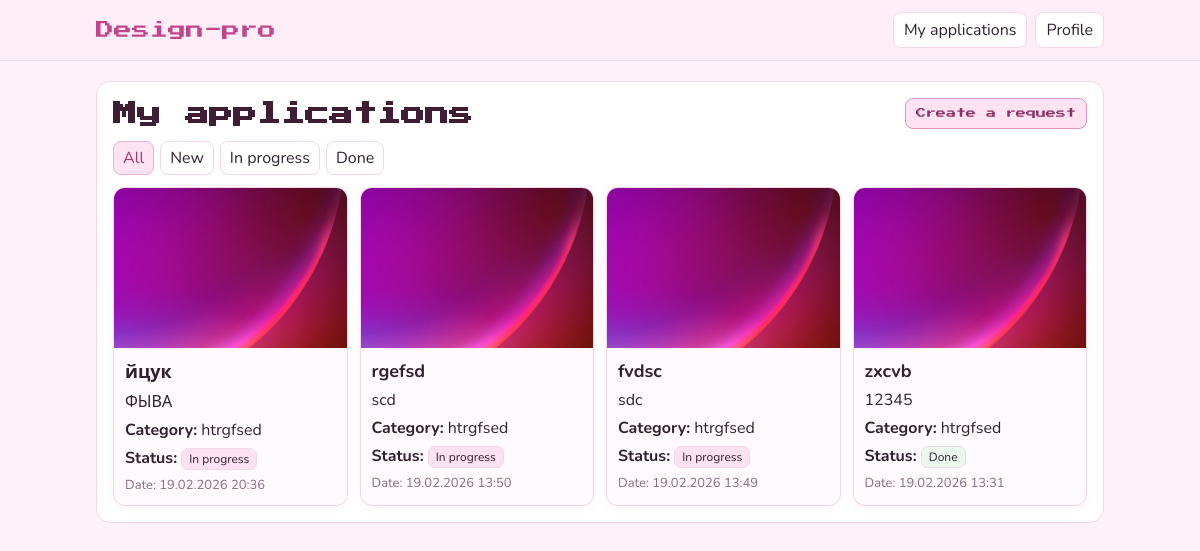
/my-requests/ (signed in), run on the app's committed database.
### main/models.py (models this page shows, shortened)
class DesignRequest(models.Model):
    class Status(models.TextChoices):
        NEW = 'new', 'New'
        IN_PROGRESS = 'in_progress', 'In Progress'
        DONE = 'done', 'Done'
    user = models.ForeignKey(
        settings.AUTH_USER_MODEL,
        on_delete=models.CASCADE,
        verbose_name='User'
    )
    title = models.CharField('Name', max_length=200)
    description = models.TextField('Description')
    category = models.ForeignKey(
        Category,
        on_delete=models.CASCADE,
        verbose_name='Category'
    )
    photo = models.ImageField(
        'Photo of the room / plan',
        upload_to='design_requests/photos/',
        validators=[validate_image_size, validate_image_extension]
    )
    result_image = models.ImageField(
        'Photo of the completed work',
        upload_to='design_requests/results/',
        blank=True,
        null=True
    )
    admin_comment = models.TextField(
        'Administrators comment',
        blank=True,
        null=True
    )
    status = models.CharField(
        max_length=20,
        choices=Status.choices,
        default=Status.NEW,
        verbose_name='Status'
    )
    created_at = models.DateTimeField(
        'Creation date',
        auto_now_add=True
    )
    class Meta:
        ordering = ['-created_at']
        verbose_name = 'Design request'
        verbose_name_plural = 'Design requests'

class Category(models.Model):
    name = models.CharField(
        'Category name',
        max_length=100,
        unique=True
    )
    class Meta:
        verbose_name = 'Category'
        verbose_name_plural = 'Categories'

### main/views.py (the view)
# urls.py: path('my-requests/', views.my_requests, name='my_requests'),
@login_required
def my_requests(request):
    status_filter = request.GET.get('status')
    requests = DesignRequest.objects.filter(user=request.user)
    if status_filter:
        requests = requests.filter(status=status_filter)
    return render(request, 'main/my_requests.html', {
        'requests': requests,
        'status_filter': status_filter
    })

### main/templates/main/my_requests.html (shortened to what this page needs)
{% extends 'main/base.html' %}
{% block content %}
<section class="card wide">
  <header class="head split">
    <h1>My applications</h1>
    <a class="btn b1" href="{% url 'create' %}">Create a request</a>
  </header>
  <div class="filt">
    <a class="tag {% if not status_filter %}on{% endif %}" href="{% url 'my_requests' %}">All</a>
    <a class="tag {% if status_filter == 'new' %}on{% endif %}" href="{% url 'my_requests' %}?status=new">New</a>
    <a class="tag {% if status_filter == 'in_progress' %}on{% endif %}" href="{% url 'my_requests' %}?status=in_progress">In progress</a>
    <a class="tag {% if status_filter == 'done' %}on{% endif %}" href="{% url 'my_requests' %}?status=done">Done</a>
  </div>
  {% if requests %}
    <div class="grid">
      {% for r in requests %}
        <article class="box">
            {% if r.photo %}
              <img class="box-img" src="{{ r.photo.url }}" alt="Photo of the premises">
            {% else %}
              <div class="box-ph">No photo</div>
            {% endif %}
            <div class="box-b">
              <h3>{{ r.title }}</h3>
              <p>{{ r.description|truncatechars:100 }}</p>
              <p><strong>Category:</strong> {{ r.category.name }}</p>
              <p>
                <strong>Status:</strong>
                {% if r.status == 'new' %}
                  <span class="st snew">New</span>
                {% elif r.status == 'in_progress' %}
                  <span class="st sprog">In progress</span>
                {% else %}
                  <span class="st sdone">Done</span>
                {% endif %}
              </p>
              <p class="gray">Date: {{ r.created_at|date:"d.m.Y H:i" }}</p>
            </div>
        </article>
      {% endfor %}
    </div>
  {% else %}
    <p class="empty">No applications found.</p>
  {% endif %}
</section>
{% endblock %}

### main/static/css/style.css (style rules this page uses)
* { box-sizing: border-box; }
body { margin: 0; padding: 0; font-family: "Nunito", "Segoe UI", sans-serif; background: #FFF3F9FF; color: #312131; }
h1, h2, p { margin: 0; }
h1, h2, .logo { font-family: "Press Start 2P", "Courier New", monospace; color: #3e1d35; }
h1 { font-size: 2vw; }
h3 { margin: 0; font-size: 18px; font-weight: 700; }
a, a:hover, a:focus, a:active { color: #c3448d; text-decoration: none; }
.card { background: #ffffff; border: 1px solid #f1d7e7; border-radius: 14px; padding: 16px; margin-bottom: 14px; }
.wide { width: 100%; }
.head { margin-bottom: 12px; }
.split { display: flex; justify-content: space-between; align-items: center; gap: 10px; flex-wrap: wrap; }
.filt { display: flex; flex-wrap: wrap; gap: 6px; margin-bottom: 12px; }
.tag { padding: 5px 9px; border: 1px solid #f1d7e7; border-radius: 8px; background: #ffffff; color: #312131; }
.on { background: #ffe3f3; border-color: #ecb2d5; color: #a23873; }
.grid { display: grid; grid-template-columns: repeat(auto-fit, minmax(220px, 1fr)); gap: 12px; }
.box { border: 1px solid #f1d7e7; border-radius: 12px; background: #fffafd; overflow: hidden; box-shadow: 0 2px 8px rgba(187, 72, 132, 0.06); }
.box-img, .box-ph, .box-res { width: 100%; display: block; }
.box-img, .box-ph { height: 160px; object-fit: cover; }
.box-b { padding: 11px; display: flex; flex-direction: column; gap: 6px; }
.st { display: inline-block; border-radius: 7px; padding: 2px 7px; font-size: 12px; border: 1px solid #f1d7e7; }
.sprog { background: #ffe2f2; }
.sdone { background: #e9f9ee; }
.gray { color: #886f84; font-size: 13px; }
.btn, button, input[type="submit"] { border: 1px solid #e5b8d2; background: #fff2fa; color: #7e2d5b; border-radius: 8px; padding: 7px 10px; font-family: "Press Start 2P", "Courier New", monospace; font-size: 10px; line-height: 1.5; cursor: pointer; transition: background 0.15s ease, border-color 0.15s ease; }
.b1 { background: #ffe3f3; border-color: #df93bf; color: #8f2f67; }

### data on the page
DesignRequest: photo (picture), title "йцук", description "ФЫВА", category.name "htrgfsed", status "In progress", created_at "19.02.2026 20:36"
DesignRequest: photo (picture), title "rgefsd", description "scd", category.name "htrgfsed", status "In progress", created_at "19.02.2026 13:50"
DesignRequest: photo (picture), title "fvdsc", description "sdc", category.name "htrgfsed", status "In progress", created_at "19.02.2026 13:49"
DesignRequest: photo (picture), title "zxcvb", description "12345", category.name "htrgfsed", status "Done", created_at "19.02.2026 13:31"
